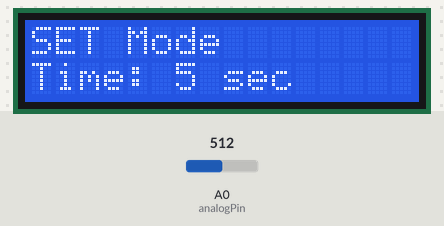
Simulated run of this sketch. Board: Arduino Uno, built with avr-gcc and run on an emulated ATmega328P. On the bench: 16×2 character LCD. Inputs (shaded band) come from the test bench; at power-on: A0 (analogPin) = 512.

Above: at 2.2 s.
2.3 s: A0 (analogPin) set to 53
At 2.53 s:
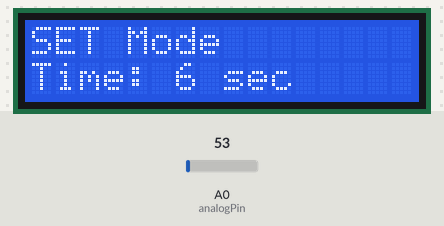
3.9 s: A0 (analogPin) set to 44
At 5.7 s:
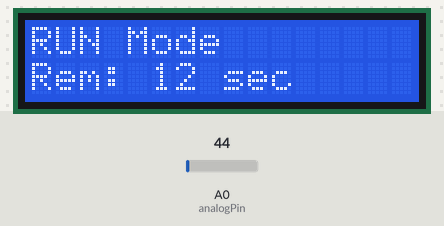
9.9 s: A0 (analogPin) set to 60
12.9 s: A0 (analogPin) set to 40
15.9 s: A0 (analogPin) set to 260
At 17.72 s:
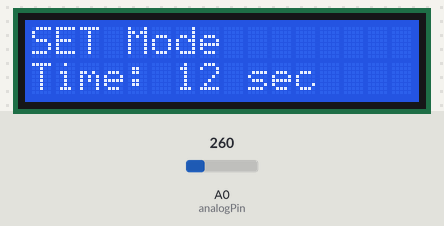
18.5 s: A0 (analogPin) set to 0
At 27.0 s:
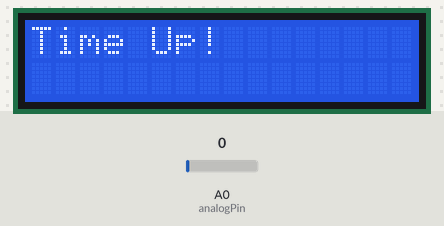

The sketch:

TTL_timer_v0.ino
```cpp
#include <LiquidCrystal.h>

// Definitions for button values based on analogRead values.
// You may need to adjust these thresholds based on your LCD Keypad Shield.
#define btnRIGHT   1
#define btnUP      2
#define btnDOWN    3
#define btnLEFT    4
#define btnSELECT  5
#define btnNONE    0

// Initialize the LCD using pins (RS, E, D4, D5, D6, D7)
// For Arduino LCD Keypad Shield, typically these are: RS = 8, E = 9, D4 = 4, D5 = 5, D6 = 6, D7 = 7.
LiquidCrystal lcd(8, 9, 4, 5, 6, 7);

// Analog input pin for reading keypad buttons
const int analogPin = A0;

// Digital output pin for triggering external device.
// While the timer is counting down, this pin will be set to HIGH.
const int triggerPin = 13;

// Timer variables:
// timerSet stores the user-set time (in seconds)
// timeRemaining is used for the countdown
unsigned long timerSet = 5;    // initial timer value in seconds (можна змінити за потребою)
unsigned long timeRemaining = 0;
unsigned long previousMillis = 0;  // для організації не блокуючого відліку часу

// Timer state: false = SET Mode, true = RUN Mode
bool timerRunning = false;

// Function to read the pressed button from the LCD Keypad Shield using the analog value.
int read_LCD_buttons() {
  int adc_key_in = analogRead(analogPin);

  // The thresholds below are typical; adjust if your shield returns different values.
  if (adc_key_in > 1000) return btnNONE;
  if (adc_key_in < 50)   return btnRIGHT;
  if (adc_key_in < 250)  return btnUP;
  if (adc_key_in < 450)  return btnDOWN;
  if (adc_key_in < 650)  return btnLEFT;
  if (adc_key_in < 850)  return btnSELECT;
  return btnNONE;
}

void setup() {
  // Initialize the LCD's number of columns and rows
  lcd.begin(16, 2);
  lcd.clear();

  // Initialize digital output for external trigger
  pinMode(triggerPin, OUTPUT);
  digitalWrite(triggerPin, LOW);  // Ensure trigger is LOW initially

  // Display initial message in SET mode
  lcd.setCursor(0, 0);
  lcd.print("Timer Setup");
  lcd.setCursor(0, 1);
  lcd.print("Time: ");
  lcd.print(timerSet);
  delay(1000);
}

void loop() {
  // Зчитування натиснутої кнопки
  int button = read_LCD_buttons();

  if (!timerRunning) {
    // Режим SET: встановлення часу таймера через кнопки UP та DOWN

    // Якщо натиснуто кнопку UP, збільшуємо значення таймера на 1 секунду
    if (button == btnUP) {
      timerSet++;
      delay(100); // затримка для усунення "дребезгу" контактів
    }
    // Якщо натиснуто кнопку DOWN, зменшуємо значення таймера, не допускаючи значення нижче 0
    else if (button == btnDOWN) {
      if (timerSet > 0) {
        timerSet--;
      }
      delay(100);
    }
    // При натисканні кнопки RIGHT запускаємо таймер
    else if (button == btnRIGHT) {
      timerRunning = true;          // перемикаємо в режим RUN
      timeRemaining = timerSet;     // ініціалізуємо час відліку
      previousMillis = millis();    // скидаємо таймер для відліку
      digitalWrite(triggerPin, HIGH);  // встановлюємо triggerPin у HIGH (активація зовнішнього пристрою)
      delay(100);
    }

    // Оновлення дисплея у режимі SET
    lcd.clear();
    lcd.setCursor(0, 0);
    lcd.print("SET Mode");
    lcd.setCursor(0, 1);
    lcd.print("Time: ");
    lcd.print(timerSet);
    lcd.print(" sec");
    delay(100);
  }
  else {
    // Режим RUN: відліку таймера

    // Непряме (не блокуюче) вимірювання часу для зменшення лічильника кожну секунду
    unsigned long currentMillis = millis();
    if (currentMillis - previousMillis >= 1000) {
      if (timeRemaining > 0) {
        timeRemaining--;
      }
      previousMillis = currentMillis;
    }

    // Якщо натиснуто кнопку SEL, перериваємо таймер
    if (button == btnSELECT) {
      timerRunning = false;         // повертаємося до режиму SET
      digitalWrite(triggerPin, LOW);  // вимикаємо triggerPin (повертаємо LOW)
      delay(100);
      return;  // вихід з loop(), щоб оновлення дисплея здійснилося в наступному циклі
    }

    // Оновлення дисплея для режиму RUN: показуємо зворотний відлік
    lcd.clear();
    lcd.setCursor(0, 0);
    lcd.print("RUN Mode");
    lcd.setCursor(0, 1);
    lcd.print("Rem: ");
    lcd.print(timeRemaining);
    lcd.print(" sec");

    // По досягненню нуля відлік завершується
    if (timeRemaining == 0) {
      timerRunning = false;
      digitalWrite(triggerPin, LOW);  // вимикаємо тригер зовнішнього пристрою
      lcd.clear();
      lcd.setCursor(0, 0);
      lcd.print("Time Up!");
      delay(500);  // затримка для демонстрації повідомлення
    }
  }
}
```

Measured:
- the behaviour switches between 50 and 49 on A0 (analogPin) (found by bisection; images 1 and 2)
- after the input at 2.3 s, the display: changes after 0.13 s (image 1)
- after the input at 3.9 s, the display: first changes after 0.28 s (image 2 shows a later state)
- after the input at 18.5 s, the display: first changes after 0.25 s (image 4 shows a later state)
- what the display in image 2 shows lasts 1.0 s, from 5.0 s to 6.0 s
- what the display in image 4 shows lasts 0.6 s, from 26.6 s to 27.2 s
